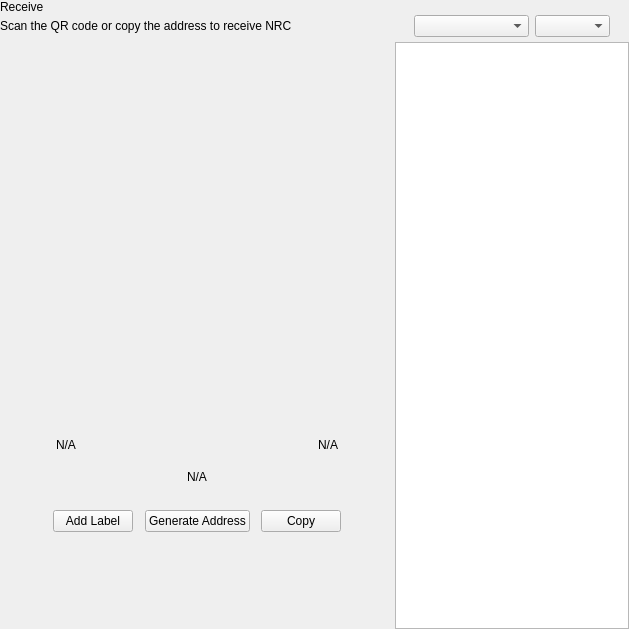
<?xml version="1.0" encoding="UTF-8"?>
<ui version="4.0">
 <class>ReceiveWidget</class>
 <widget class="QWidget" name="ReceiveWidget">
  <property name="geometry">
   <rect>
    <x>0</x>
    <y>0</y>
    <width>629</width>
    <height>629</height>
   </rect>
  </property>
  <property name="minimumSize">
   <size>
    <width>0</width>
    <height>0</height>
   </size>
  </property>
  <property name="windowTitle">
   <string>Form</string>
  </property>
  <layout class="QHBoxLayout" name="horizontalLayout_2" stretch="2,1">
   <property name="spacing">
    <number>0</number>
   </property>
   <property name="leftMargin">
    <number>0</number>
   </property>
   <property name="topMargin">
    <number>0</number>
   </property>
   <property name="rightMargin">
    <number>0</number>
   </property>
   <property name="bottomMargin">
    <number>0</number>
   </property>
   <item>
    <widget class="QWidget" name="left" native="true">
     <layout class="QVBoxLayout" name="verticalLayout_3">
      <property name="leftMargin">
       <number>0</number>
      </property>
      <property name="topMargin">
       <number>0</number>
      </property>
      <property name="rightMargin">
       <number>0</number>
      </property>
      <property name="bottomMargin">
       <number>0</number>
      </property>
      <item>
       <layout class="QVBoxLayout" name="verticalLayout_2">
        <property name="spacing">
         <number>0</number>
        </property>
        <property name="leftMargin">
         <number>0</number>
        </property>
        <item>
         <layout class="QHBoxLayout" name="horizontalLayout_3">
          <property name="spacing">
           <number>0</number>
          </property>
          <item>
           <layout class="QVBoxLayout" name="verticalLayout_4">
            <property name="spacing">
             <number>5</number>
            </property>
            <item>
             <widget class="QLabel" name="labelTitle">
              <property name="text">
               <string>Receive</string>
              </property>
             </widget>
            </item>
            <item alignment="Qt::AlignTop">
             <widget class="QLabel" name="labelSubtitle1">
              <property name="text">
               <string>Scan the QR code or copy the address to receive NRC</string>
              </property>
             </widget>
            </item>
           </layout>
          </item>
          <item>
           <spacer name="horizontalSpacer">
            <property name="orientation">
             <enum>Qt::Horizontal</enum>
            </property>
            <property name="sizeHint" stdset="0">
             <size>
              <width>40</width>
              <height>20</height>
             </size>
            </property>
           </spacer>
          </item>
         </layout>
        </item>
        <item>
         <spacer name="verticalSpacer_2">
          <property name="orientation">
           <enum>Qt::Vertical</enum>
          </property>
          <property name="sizeType">
           <enum>QSizePolicy::Expanding</enum>
          </property>
          <property name="sizeHint" stdset="0">
           <size>
            <width>20</width>
            <height>50</height>
           </size>
          </property>
         </spacer>
        </item>
        <item alignment="Qt::AlignHCenter">
         <widget class="QWidget" name="layoutQR" native="true">
          <property name="maximumSize">
           <size>
            <width>510</width>
            <height>16777215</height>
           </size>
          </property>
          <layout class="QVBoxLayout" name="verticalLayoutQr">
           <item>
            <spacer name="verticalSpacer11">
             <property name="orientation">
              <enum>Qt::Vertical</enum>
             </property>
             <property name="sizeType">
              <enum>QSizePolicy::Fixed</enum>
             </property>
             <property name="sizeHint" stdset="0">
              <size>
               <width>20</width>
               <height>20</height>
              </size>
             </property>
            </spacer>
           </item>
           <item alignment="Qt::AlignHCenter">
            <widget class="QLabel" name="labelQrImg">
             <property name="minimumSize">
              <size>
               <width>260</width>
               <height>260</height>
              </size>
             </property>
             <property name="maximumSize">
              <size>
               <width>260</width>
               <height>260</height>
              </size>
             </property>
             <property name="text">
              <string/>
             </property>
             <property name="alignment">
              <set>Qt::AlignCenter</set>
             </property>
            </widget>
           </item>
           <item>
            <spacer name="verticalSpacer_21">
             <property name="orientation">
              <enum>Qt::Vertical</enum>
             </property>
             <property name="sizeType">
              <enum>QSizePolicy::Fixed</enum>
             </property>
             <property name="sizeHint" stdset="0">
              <size>
               <width>20</width>
               <height>30</height>
              </size>
             </property>
            </spacer>
           </item>
           <item>
            <widget class="QWidget" name="widget" native="true">
             <property name="minimumSize">
              <size>
               <width>0</width>
               <height>0</height>
              </size>
             </property>
             <layout class="QHBoxLayout" name="horizontalLayout_5">
              <item>
               <widget class="QLabel" name="labelLabel">
                <property name="text">
                 <string notr="true">N/A</string>
                </property>
               </widget>
              </item>
              <item>
               <spacer name="horizontalSpacer_2">
                <property name="orientation">
                 <enum>Qt::Horizontal</enum>
                </property>
                <property name="sizeHint" stdset="0">
                 <size>
                  <width>141</width>
                  <height>20</height>
                 </size>
                </property>
               </spacer>
              </item>
              <item>
               <widget class="QLabel" name="labelDate">
                <property name="text">
                 <string notr="true">N/A</string>
                </property>
                <property name="alignment">
                 <set>Qt::AlignRight|Qt::AlignTrailing|Qt::AlignVCenter</set>
                </property>
               </widget>
              </item>
             </layout>
            </widget>
           </item>
           <item>
            <widget class="QLabel" name="labelAddress">
             <property name="sizePolicy">
              <sizepolicy hsizetype="Expanding" vsizetype="Preferred">
               <horstretch>0</horstretch>
               <verstretch>0</verstretch>
              </sizepolicy>
             </property>
             <property name="minimumSize">
              <size>
               <width>300</width>
               <height>0</height>
              </size>
             </property>
             <property name="text">
              <string notr="true">N/A</string>
             </property>
             <property name="alignment">
              <set>Qt::AlignCenter</set>
             </property>
            </widget>
           </item>
           <item>
            <spacer name="verticalSpacer_4">
             <property name="orientation">
              <enum>Qt::Vertical</enum>
             </property>
             <property name="sizeType">
              <enum>QSizePolicy::Fixed</enum>
             </property>
             <property name="sizeHint" stdset="0">
              <size>
               <width>20</width>
               <height>20</height>
              </size>
             </property>
            </spacer>
           </item>
           <item>
            <layout class="QHBoxLayout" name="horizontalLayout_4">
             <item alignment="Qt::AlignHCenter">
              <widget class="QPushButton" name="pushButtonLabel">
               <property name="focusPolicy">
                <enum>Qt::NoFocus</enum>
               </property>
               <property name="text">
                <string>Add Label</string>
               </property>
              </widget>
             </item>
             <item alignment="Qt::AlignHCenter">
              <widget class="QPushButton" name="pushButtonNewAddress">
               <property name="focusPolicy">
                <enum>Qt::NoFocus</enum>
               </property>
               <property name="text">
                <string>Generate Address</string>
               </property>
              </widget>
             </item>
             <item alignment="Qt::AlignHCenter">
              <widget class="QPushButton" name="pushButtonCopy">
               <property name="focusPolicy">
                <enum>Qt::NoFocus</enum>
               </property>
               <property name="text">
                <string>Copy</string>
               </property>
              </widget>
             </item>
            </layout>
           </item>
           <item>
            <spacer name="verticalSpacer_3">
             <property name="orientation">
              <enum>Qt::Vertical</enum>
             </property>
             <property name="sizeType">
              <enum>QSizePolicy::Expanding</enum>
             </property>
             <property name="sizeHint" stdset="0">
              <size>
               <width>20</width>
               <height>20</height>
              </size>
             </property>
            </spacer>
           </item>
          </layout>
         </widget>
        </item>
        <item>
         <spacer name="verticalSpacer">
          <property name="orientation">
           <enum>Qt::Vertical</enum>
          </property>
          <property name="sizeHint" stdset="0">
           <size>
            <width>20</width>
            <height>40</height>
           </size>
          </property>
         </spacer>
        </item>
       </layout>
      </item>
     </layout>
    </widget>
   </item>
   <item>
    <widget class="QWidget" name="right" native="true">
     <layout class="QVBoxLayout" name="verticalLayout_5">
      <property name="spacing">
       <number>0</number>
      </property>
      <property name="leftMargin">
       <number>1</number>
      </property>
      <property name="topMargin">
       <number>0</number>
      </property>
      <property name="rightMargin">
       <number>0</number>
      </property>
      <property name="bottomMargin">
       <number>0</number>
      </property>
      <item>
       <layout class="QVBoxLayout" name="container_right">
        <property name="spacing">
         <number>0</number>
        </property>
        <property name="leftMargin">
         <number>0</number>
        </property>
        <property name="rightMargin">
         <number>0</number>
        </property>
        <item>
         <layout class="QVBoxLayout" name="verticalLayout">
          <property name="spacing">
           <number>6</number>
          </property>
          <property name="leftMargin">
           <number>19</number>
          </property>
          <property name="rightMargin">
           <number>19</number>
          </property>
          <item>
           <widget class="OptionButton" name="btnRequest" native="true"/>
          </item>
          <item>
           <widget class="OptionButton" name="btnMyAddresses" native="true">
            <property name="sizePolicy">
             <sizepolicy hsizetype="Preferred" vsizetype="Minimum">
              <horstretch>0</horstretch>
              <verstretch>0</verstretch>
             </sizepolicy>
            </property>
           </widget>
          </item>
         </layout>
        </item>
        <item>
         <widget class="QWidget" name="sortWidget" native="true">
          <layout class="QHBoxLayout" name="horizontalLayout_6">
           <property name="leftMargin">
            <number>19</number>
           </property>
           <property name="rightMargin">
            <number>19</number>
           </property>
           <property name="bottomMargin">
            <number>5</number>
           </property>
           <item>
            <spacer name="horizontalSpacer_3">
             <property name="orientation">
              <enum>Qt::Horizontal</enum>
             </property>
             <property name="sizeHint" stdset="0">
              <size>
               <width>40</width>
               <height>20</height>
              </size>
             </property>
            </spacer>
           </item>
           <item>
            <widget class="QComboBox" name="comboBoxSort">
             <property name="sizePolicy">
              <sizepolicy hsizetype="Preferred" vsizetype="Fixed">
               <horstretch>0</horstretch>
               <verstretch>0</verstretch>
              </sizepolicy>
             </property>
             <property name="minimumSize">
              <size>
               <width>115</width>
               <height>0</height>
              </size>
             </property>
            </widget>
           </item>
           <item>
            <widget class="QComboBox" name="comboBoxSortOrder">
             <property name="sizePolicy">
              <sizepolicy hsizetype="Preferred" vsizetype="Fixed">
               <horstretch>0</horstretch>
               <verstretch>0</verstretch>
              </sizepolicy>
             </property>
             <property name="minimumSize">
              <size>
               <width>75</width>
               <height>0</height>
              </size>
             </property>
            </widget>
           </item>
          </layout>
         </widget>
        </item>
        <item>
         <widget class="QListView" name="listViewAddress"/>
        </item>
       </layout>
      </item>
     </layout>
    </widget>
   </item>
  </layout>
 </widget>
 <customwidgets>
  <customwidget>
   <class>OptionButton</class>
   <extends>QWidget</extends>
   <header>qt/pivx/optionbutton.h</header>
   <container>1</container>
  </customwidget>
 </customwidgets>
 <resources/>
 <connections/>
</ui>
